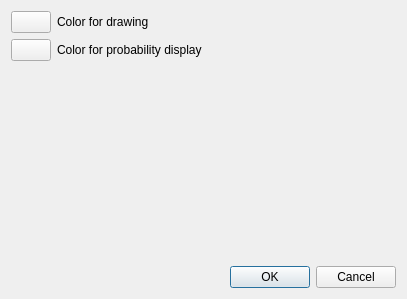
<?xml version="1.0" encoding="UTF-8"?>
<ui version="4.0">
 <class>Dialog</class>
 <widget class="QDialog" name="Dialog">
  <property name="geometry">
   <rect>
    <x>0</x>
    <y>0</y>
    <width>407</width>
    <height>299</height>
   </rect>
  </property>
  <property name="windowTitle">
   <string>Select the colors</string>
  </property>
  <layout class="QVBoxLayout" name="verticalLayout">
   <item>
    <layout class="QGridLayout" name="gridLayout">
     <item row="0" column="0">
      <widget class="QPushButton" name="brushColorButton">
       <property name="text">
        <string/>
       </property>
      </widget>
     </item>
     <item row="0" column="1">
      <widget class="QLabel" name="label">
       <property name="sizePolicy">
        <sizepolicy hsizetype="Expanding" vsizetype="Preferred">
         <horstretch>0</horstretch>
         <verstretch>0</verstretch>
        </sizepolicy>
       </property>
       <property name="text">
        <string>Color for drawing</string>
       </property>
      </widget>
     </item>
     <item row="1" column="0">
      <widget class="QPushButton" name="pmapColorButton">
       <property name="text">
        <string/>
       </property>
      </widget>
     </item>
     <item row="1" column="1">
      <widget class="QLabel" name="label_2">
       <property name="sizePolicy">
        <sizepolicy hsizetype="Expanding" vsizetype="Preferred">
         <horstretch>0</horstretch>
         <verstretch>0</verstretch>
        </sizepolicy>
       </property>
       <property name="text">
        <string>Color for probability display</string>
       </property>
      </widget>
     </item>
    </layout>
   </item>
   <item>
    <spacer name="verticalSpacer">
     <property name="orientation">
      <enum>Qt::Vertical</enum>
     </property>
     <property name="sizeHint" stdset="0">
      <size>
       <width>20</width>
       <height>177</height>
      </size>
     </property>
    </spacer>
   </item>
   <item>
    <widget class="QDialogButtonBox" name="buttonBox">
     <property name="orientation">
      <enum>Qt::Horizontal</enum>
     </property>
     <property name="standardButtons">
      <set>QDialogButtonBox::Cancel|QDialogButtonBox::Ok</set>
     </property>
    </widget>
   </item>
  </layout>
 </widget>
 <resources/>
 <connections>
  <connection>
   <sender>buttonBox</sender>
   <signal>accepted()</signal>
   <receiver>Dialog</receiver>
   <slot>accept()</slot>
   <hints>
    <hint type="sourcelabel">
     <x>248</x>
     <y>254</y>
    </hint>
    <hint type="destinationlabel">
     <x>157</x>
     <y>274</y>
    </hint>
   </hints>
  </connection>
  <connection>
   <sender>buttonBox</sender>
   <signal>rejected()</signal>
   <receiver>Dialog</receiver>
   <slot>reject()</slot>
   <hints>
    <hint type="sourcelabel">
     <x>316</x>
     <y>260</y>
    </hint>
    <hint type="destinationlabel">
     <x>286</x>
     <y>274</y>
    </hint>
   </hints>
  </connection>
 </connections>
</ui>
